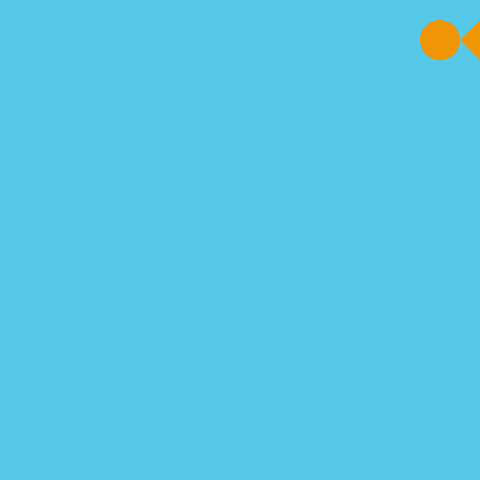
Frame 1 (no input)
Frame 60 (the mouse pressed at the canvas centre just before this capture): identical to frame 1, image omitted
Frame 120 (the mouse held since frame 60 and released just before this capture): identical to frame 1, image omitted

The Processing sketch that drew this single still picture (run headless with seeded random() and noise(); from frame 60 on, the mouse is pressed at the canvas centre):

// Processing sketch: SchoolOfFish_Starter
// ── SchoolOfFish_Starter.pde
/**
 * Draws a "school of fish" - a set of the same
 * fish moving at the same pace
 * @version Dec 2
 */

final color BODY = #F09605;
final color WATER = #57C9E8;

final int SIZE = 40;

//the (x, y) position of the fish
int x;
int y;

void setup()
{
  size(480, 480);
  noStroke();
  
  //set the fish so that it's at the left hand edge at the top
  x = width-SIZE;
  y = SIZE;
}

void draw()
{
  background(#57C9E8);
  
  //draw the fish
  fill(BODY);
  ellipse(x, y, SIZE, SIZE);
  triangle(x+SIZE/2, y, x+SIZE, y+SIZE/2, x+SIZE, y-SIZE/2);
  
}
